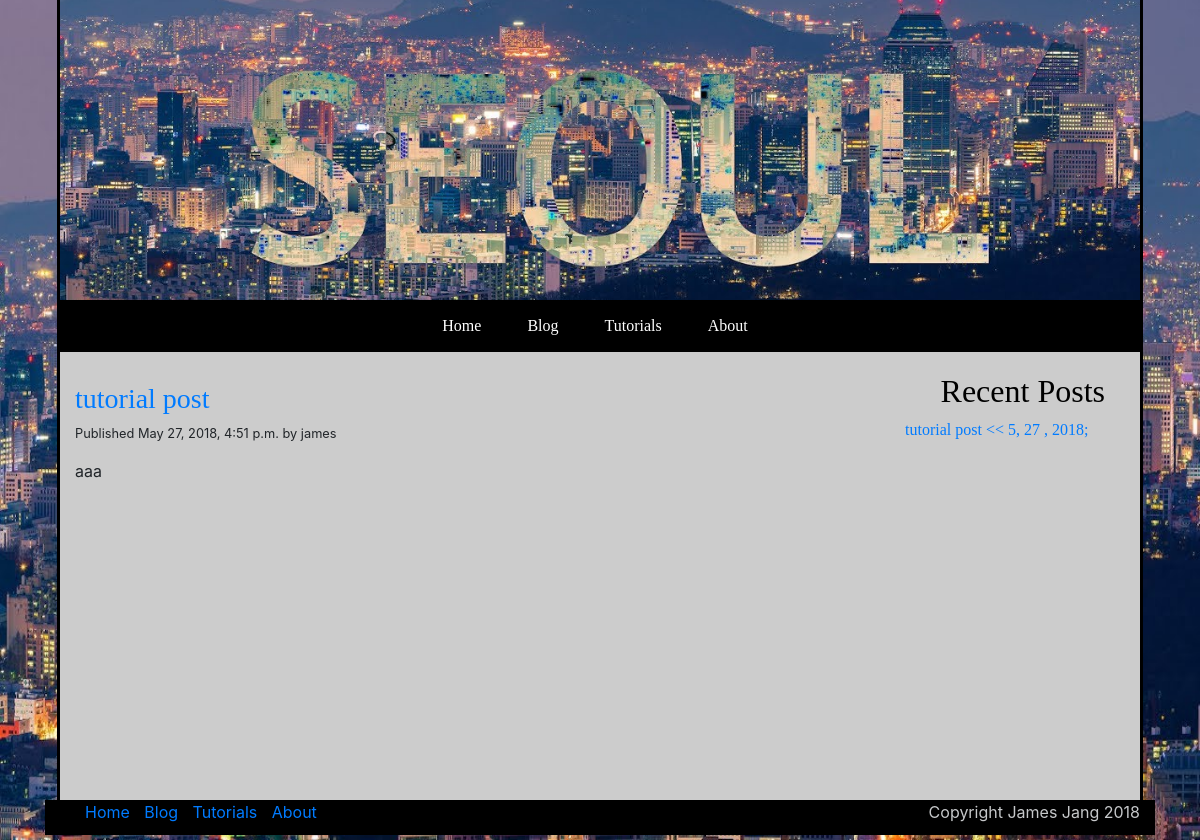
The app's page /tutorials/ with its own data.
### blog/models.py (models this page shows, shortened)
class Post(models.Model):
    STATUS_CHOICES = (
        ('draft', 'Draft'),
        ('published', 'Published'),
    )
    CATEGORY_CHOICES = (
        ('blog' , 'Blog'),
        ('tutorial', 'Tutorial'),
    )
    title = models.CharField(max_length=250)
    slug = models.SlugField(max_length=250, unique_for_date='publish')
    author = models.ForeignKey(User, on_delete=models.DO_NOTHING, related_name='blog_posts')
    body = models.TextField()
    publish = models.DateTimeField(default=timezone.now)
    created = models.DateTimeField(auto_now_add=True)
    updated = models.DateTimeField(auto_now=True)
    status = models.CharField(max_length=10, choices=STATUS_CHOICES, default='published')
    posttype = models.CharField(max_length=10, choices=CATEGORY_CHOICES, default='blog')
    objects = models.Manager()
    published = PublishedManager()
    blogposts = BlogPostManager()
    tutorialposts = TutorialPostManager()
    class Meta:
        ordering = ('-publish',)
    def get_absolute_url(self):
        return reverse('blog:post_detail_view', args=[self.publish.year, self.publish.strftime('%m'),self.publish.strftime('%d'),self.slug])

### tutorials/views.py (the view)
def post_list_view(request):
    posts = Post.tutorialposts.all()
    return render(request, './blog/post/tutorial.html', {'posts': posts})

### blog/models.py (called while the page is built)
    def get_queryset(self):
        return super(TutorialPostManager,self).get_queryset().filter(posttype='tutorial')

### blog/templates/blog/post/tutorial.html (shortened to what this page needs)
{% extends "blog/master.html" %}
{% block content %}
   {% for post in posts %}
   <h3 style ="font-family:Code-Bolt; margin-top:30px;"><a href="{{ post.get_absolute_url }}">{{ post.title }}</a></h3>
        <p class="small">Published {{ post.publish }} by {{ post.author }}</p>
        <p>{{ post.body|truncatewords:100|linebreaks }}</p>
   {%endfor%}
{% endblock %}
{% block side %}
<div class ="col-md-4">
        <h2 style="text-align: right; margin-top: 20px; margin-right:20px;color:black;font-family:Code-Bolt;">Recent Posts</h2>
        {% for post in posts %}
          <p class="medium" style ="text-align: left;  margin-left: 110px; margin-right:20px;font-family:Code-Bolt;">
            <a href="{{ post.get_absolute_url }}">{{post.title}} << {{post.publish.month}}, {{post.publish.day}} ,  {{post.publish.year}};  </a></p>
        {%endfor%}
</div>
{% endblock %}

### records on screen
Post: title "tutorial post", publish "May 27, 2018, 4:51 p.m.", author "james", body "aaa", publish.month "5", publish.day "27", publish.year "2018"
